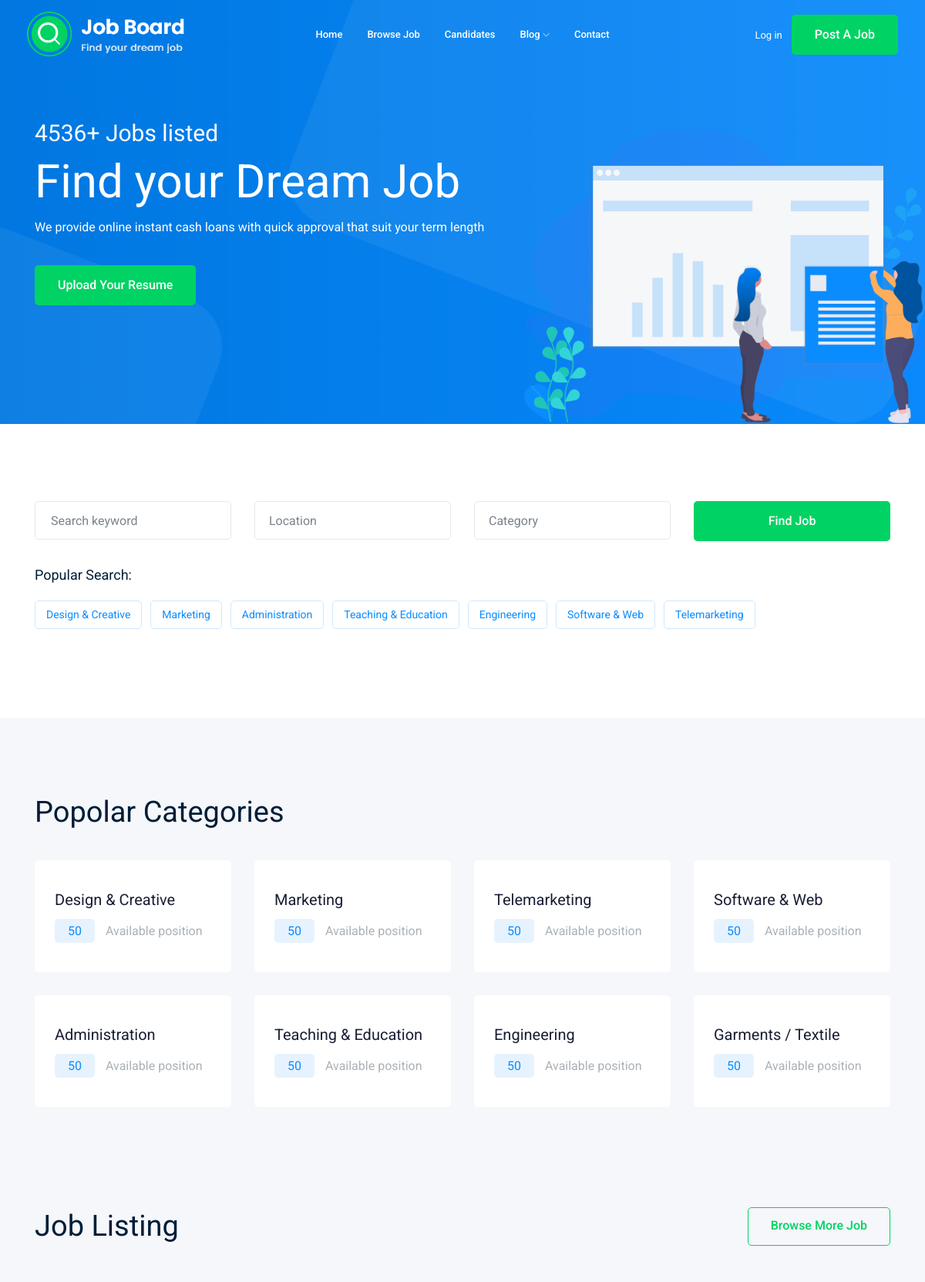
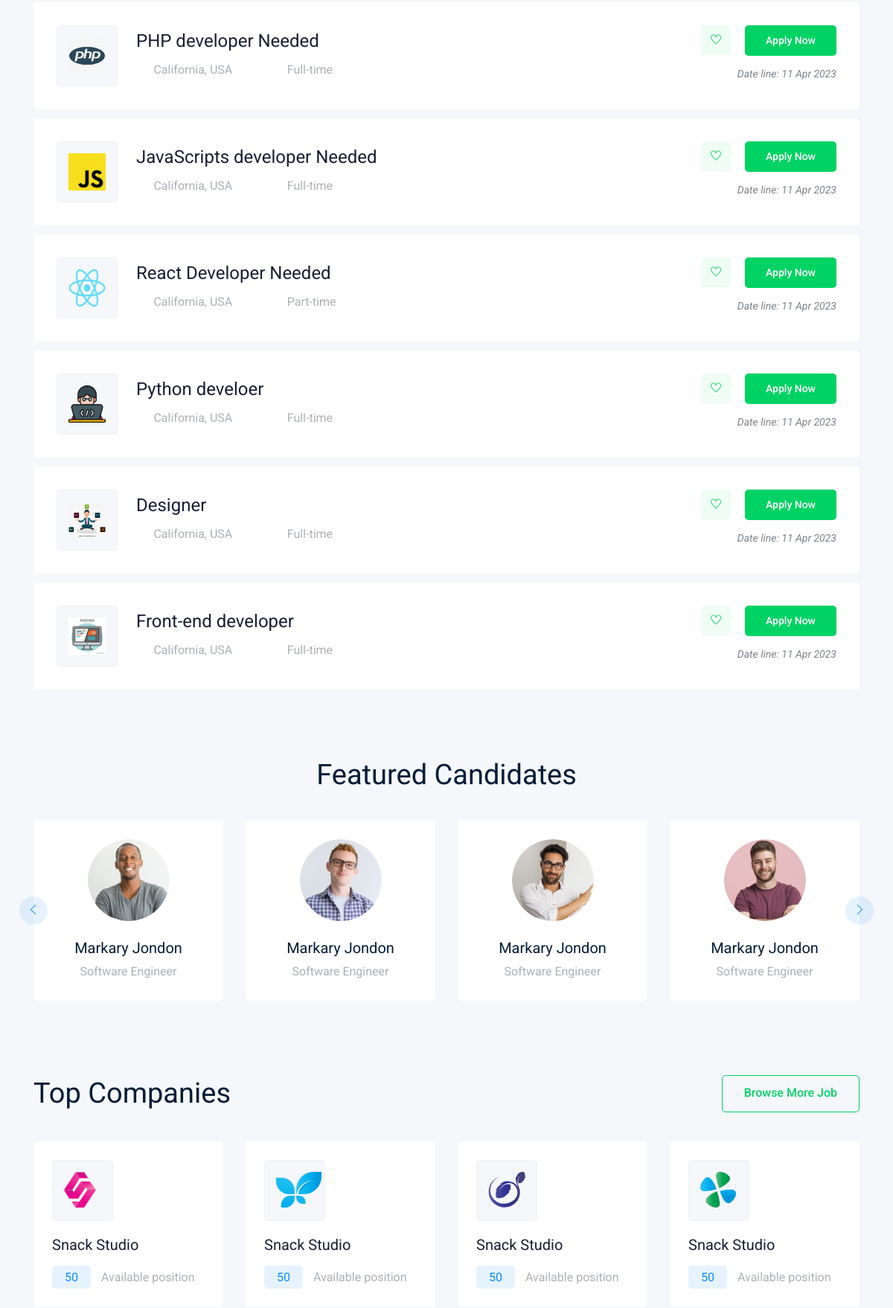
The page / (upper part) on the database its author committed (2 pictures, top to bottom).
### job/models.py (models this page shows, shortened)
class Job(models.Model):
    owner=models.ForeignKey(User,related_name='owner',on_delete=models.CASCADE)
    title=models.CharField(max_length=100)
    job_type=models.CharField(max_length=15,choices=JOB_TYEP)
    description= models.TextField(max_length=1000)
    published_at=models.DateTimeField(auto_now=True)
    vecancy= models.SmallIntegerField(default=1)
    salary=models.IntegerField(default=0)
    experience=models.SmallIntegerField(default=0)
    photo=models.ImageField(upload_to=upload_pics, height_field=None, width_field=None, max_length=None)
    category=models.ForeignKey(Category,name='category',on_delete=models.CASCADE)
    slug= models.SlugField(null=True,blank=True)
    class Meta:
        verbose_name = 'Job'
        verbose_name_plural = 'Jobs'
        ordering = ['-published_at']
        get_latest_by ='-published_at'

### home/views.py (the view)
# urls.py: path('',views.index,name='index')
def index(request):
    jobs=Job.objects.all()[:6]
    categories=Category.objects.all()
    context={'Job':jobs,"Categories":categories}
    return render(request,'index.html',context)

### templates/index.html (shortened to what this page needs)
{% extends 'base.html' %}
{% load static %}
{% block content %}
    <div class="slider_area">
        <div class="single_slider  d-flex align-items-center slider_bg_1">
            <div class="container">
                <div class="row align-items-center">
                    <div class="col-lg-7 col-md-6">
                        <div class="slider_text">
                            <h5 class="wow fadeInLeft" data-wow-duration="1s" data-wow-delay=".2s">4536+ Jobs listed</h5>
                            <h3 class="wow fadeInLeft" data-wow-duration="1s" data-wow-delay=".3s">Find your Dream Job</h3>
                            <p class="wow fadeInLeft" data-wow-duration="1s" data-wow-delay=".4s">We provide online instant cash loans with quick approval that suit your term length</p>
                            <div class="sldier_btn wow fadeInLeft" data-wow-duration="1s" data-wow-delay=".5s">
                                <a href="#" class="boxed-btn3">Upload your Resume</a>
                            </div>
                        </div>
                    </div>
                </div>
            </div>
        </div>
        <div class="ilstration_img wow fadeInRight d-none d-lg-block text-right" data-wow-duration="1s" data-wow-delay=".2s">
            <img src="{% static 'img/banner/illustration.png' %}" alt="">
        </div>
    </div>
    <div class="catagory_area">
        <div class="container">
            <div class="row cat_search">
                <div class="col-lg-3 col-md-4">
                    <div class="single_input">
                        <input type="text" placeholder="Search keyword">
                    </div>
                </div>
                <div class="col-lg-3 col-md-4">
                </div>
                <div class="col-lg-3 col-md-4">
                </div>
                <div class="col-lg-3 col-md-12">
                    <div class="job_btn">
                        <a href="#" class="boxed-btn3">Find Job</a>
                    </div>
                </div>
            </div>
            <div class="row">
                <div class="col-lg-12">
                    <div class="popular_search d-flex align-items-center">
                        <span>Popular Search:</span>
                        <ul>
                            <li><a href="#">Design & Creative</a></li>
                            <li><a href="#">Marketing</a></li>
                            <li><a href="#">Administration</a></li>
                            <li><a href="#">Teaching & Education</a></li>
                            <li><a href="#">Engineering</a></li>
                            <li><a href="#">Software & Web</a></li>
                            <li><a href="#">Telemarketing</a></li>
                        </ul>
                    </div>
                </div>
            </div>
        </div>
    </div>
    <div class="popular_catagory_area">
        <div class="container">
            <div class="row">
                <div class="col-lg-12">
                    <div class="section_title mb-40">
                        <h3>Popolar Categories</h3>
                    </div>
                </div>
            </div>
            <div class="row">
                <div class="col-lg-4 col-xl-3 col-md-6">
                    <div class="single_catagory">
                        <a href="jobs.html"><h4>Design & Creative</h4></a>
                        <p> <span>50</span> Available position</p>
                    </div>
                </div>
                <div class="col-lg-4 col-xl-3 col-md-6">
                    <div class="single_catagory">
                        <a href="jobs.html"><h4>Marketing</h4></a>
                        <p> <span>50</span> Available position</p>
                    </div>
                </div>
                <div class="col-lg-4 col-xl-3 col-md-6">
                    <div class="single_catagory">
                        <a href="jobs.html"><h4>Telemarketing</h4></a>
                        <p> <span>50</span> Available position</p>
                    </div>
                </div>
                <div class="col-lg-4 col-xl-3 col-md-6">
                    <div class="single_catagory">
                        <a href="jobs.html"><h4>Software & Web</h4></a>
                        <p> <span>50</span> Available position</p>
                    </div>
                </div>
                <div class="col-lg-4 col-xl-3 col-md-6">
                    <div class="single_catagory">
                        <a href="jobs.html"><h4>Administration</h4></a>
                        <p> <span>50</span> Available position</p>
                    </div>
                </div>
                <div class="col-lg-4 col-xl-3 col-md-6">
                    <div class="single_catagory">
                        <a href="jobs.html"><h4>Teaching & Education</h4></a>
                        <p> <span>50</span> Available position</p>
                    </div>
                </div>
                <div class="col-lg-4 col-xl-3 col-md-6">
                    <div class="single_catagory">
                        <a href="jobs.html"><h4>Engineering</h4></a>
                        <p> <span>50</span> Available position</p>
                    </div>
                </div>
                <div class="col-lg-4 col-xl-3 col-md-6">
                    <div class="single_catagory">
                        <a href="jobs.html"><h4>Garments / Textile</h4></a>
                        <p> <span>50</span> Available position</p>
                    </div>
                </div>
            </div>
        </div>
    </div>
    <div class="job_listing_area">
        <div class="container">
            <div class="row align-items-center">
                <div class="col-lg-6">
                    <div class="section_title">
                        <h3>Job Listing</h3>
                    </div>
                </div>
                <div class="col-lg-6">
                    <div class="brouse_job text-right">
                        <a href="{% url 'job:job_list' %}" class="boxed-btn4">Browse More Job</a>
                    </div>
                </div>
            </div>
            <div class="job_lists">
                <div class="row">
                    {% for job  in Job  %}
                    <div class="col-lg-12 col-md-12">
                        <div class="single_jobs white-bg d-flex justify-content-between">
                            <div class="jobs_left d-flex align-items-center">
                                <div class="thumb">
                                    <img src="{{ job.photo.url }}" class='w-100 h-100' alt="">
                                </div>
                                <div class="jobs_conetent">
                                    <a href="{% url 'job:job_detail' job.slug %}"><h4>{{job.title}}</h4></a>
                                    <div class="links_locat d-flex align-items-center">
                                        <div class="location">
                                            <p> <i class="fa fa-map-marker"></i> California, USA</p>
                                        </div>
                                        <div class="location">
                                            <p> <i class="fa fa-clock-o"></i> {{ job.job_type }}</p>
                                        </div>
                                    </div>
                                </div>
                            </div>
                            <div class="jobs_right">
                                <div class="apply_now">
                                    <a class="heart_mark" href="#"> <i class="ti-heart"></i> </a>
                                    <a href="{% url 'job:job_detail' job.slug %}" class="boxed-btn3">Apply Now</a>
                                </div>
                                <div class="date">
                                    <p>Date line: {{job.published_at|date:'d M Y '}}</p>
                                </div>
                            </div>
                        </div>
                    </div>
                    {% endfor %}
                </div>
            </div>
        </div>
    </div>
    <div class="featured_candidates_area">
        <div class="container">
            <div class="row">
                <div class="col-lg-12">
                    <div class="section_title text-center mb-40">
                        <h3>Featured Candidates</h3>
                    </div>
                </div>
            </div>
            <div class="row">
                <div class="col-lg-12">
                    <div class="candidate_active owl-carousel">
                        <div class="single_candidates text-center">
                            <div class="thumb">
                                <img src="{% static 'img/candiateds/1.png' %}" alt="">
                            </div>
                            <a href="#"><h4>Markary Jondon</h4></a>
                            <p>Software Engineer</p>
                        </div>
                        <div class="single_candidates text-center">
                            <div class="thumb">
                                <img src="{% static 'img/candiateds/2.png' %}" alt="">
                            </div>
                            <a href="#"><h4>Markary Jondon</h4></a>
                            <p>Software Engineer</p>
                        </div>
                        <div class="single_candidates text-center">
                            <div class="thumb">
                                <img src="{% static 'img/candiateds/3.png' %}" alt="">
                            </div>
                            <a href="#"><h4>Markary Jondon</h4></a>
                            <p>Software Engineer</p>
                        </div>
                        <div class="single_candidates text-center">
                            <div class="thumb">
                                <img src="{% static 'img/candiateds/4.png' %}" alt="">
                            </div>
                            <a href="#"><h4>Markary Jondon</h4></a>
                            <p>Software Engineer</p>
                        </div>
                    </div>
                </div>
            </div>
        </div>
    </div>
    <div class="top_companies_area">
        <div class="container">
            <div class="row align-items-center mb-40">
                <div class="col-lg-6 col-md-6">
                    <div class="section_title">
                        <h3>Top Companies</h3>
                    </div>
                </div>
                <div class="col-lg-6 col-md-6">
                    <div class="brouse_job text-right">
                        <a href="jobs.html" class="boxed-btn4">Browse More Job</a>
                    </div>
                </div>
            </div>
            <div class="row">
                <div class="col-lg-4 col-xl-3 col-md-6">
                    <div class="single_company">
                        <div class="thumb">
                            <img src="{% static 'img/svg_icon/5.svg' %}" alt="">
                        </div>
                        <a href="jobs.html"><h3>Snack Studio</h3></a>
                        <p> <span>50</span> Available position</p>
                    </div>
                </div>
                <div class="col-lg-4 col-xl-3 col-md-6">
                    <div class="single_company">
                        <div class="thumb">
                            <img src="{% static 'img/svg_icon/4.svg' %}" alt="">
                        </div>
                        <a href="jobs.html"><h3>Snack Studio</h3></a>
                        <p> <span>50</span> Available position</p>
                    </div>
                </div>
                <div class="col-lg-4 col-xl-3 col-md-6">
                    <div class="single_company">
                        <div class="thumb">
                            <img src="{% static 'img/svg_icon/3.svg' %}" alt="">
                        </div>
                        <a href="jobs.html"><h3>Snack Studio</h3></a>
                        <p> <span>50</span> Available position</p>
                    </div>
                </div>
                <div class="col-lg-4 col-xl-3 col-md-6">
                    <div class="single_company">
                        <div class="thumb">
                            <img src="{% static 'img/svg_icon/1.svg' %}" alt="">
                        </div>
                        <a href="jobs.html"><h3>Snack Studio</h3></a>
                        <p> <span>50</span> Available position</p>
                    </div>
                </div>
            </div>
        </div>
    </div>
{% endblock %}

### rows shown on the page
Job: photo (picture), title "PHP developer Needed", job_type "Full-time", published_at "11 Apr 2023"
Job: photo (picture), title "JavaScripts developer Needed", job_type "Full-time", published_at "11 Apr 2023"
Job: photo (picture), title "React Developer Needed", job_type "Part-time", published_at "11 Apr 2023"
Job: photo (placeholder picture), title "Python develoer", job_type "Full-time", published_at "11 Apr 2023"
Job: photo (picture), title "Designer", job_type "Full-time", published_at "11 Apr 2023"
Job: photo (picture), title "Front-end developer", job_type "Full-time", published_at "11 Apr 2023"
